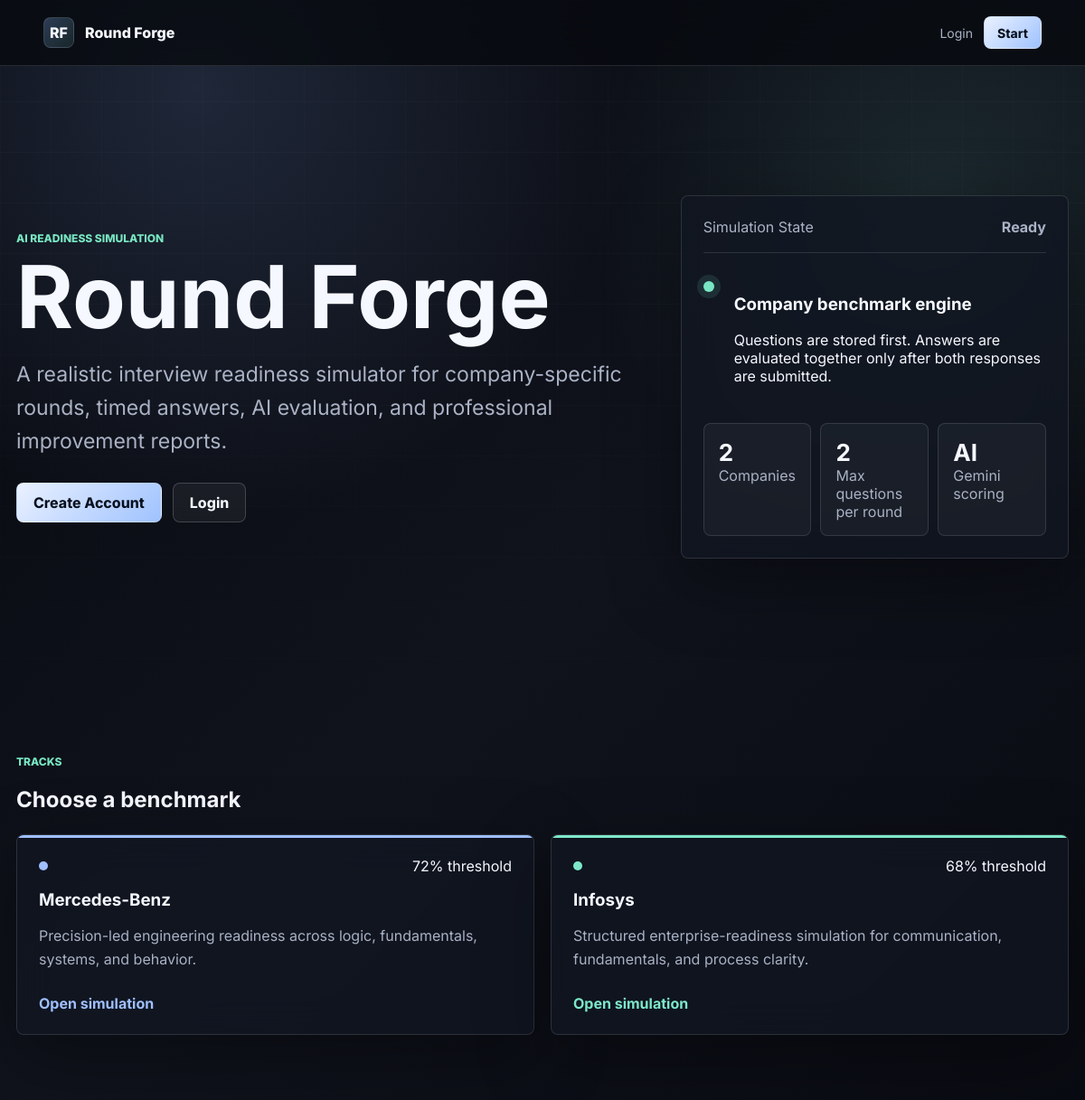
The page / on the database its author committed.
### apps/companies/models.py (models this page shows, shortened)
class Company(models.Model):
    name = models.CharField(max_length=120, unique=True)
    slug = models.SlugField(max_length=140, unique=True)
    tagline = models.CharField(max_length=180)
    description = models.TextField()
    evaluation_style = models.TextField()
    benchmark_description = models.TextField()
    pass_threshold = models.PositiveSmallIntegerField(default=70)
    accent_color = models.CharField(max_length=24, default="#8fb8ff")
    order = models.PositiveSmallIntegerField(default=0)
    is_active = models.BooleanField(default=True)
    created_at = models.DateTimeField(auto_now_add=True)
    updated_at = models.DateTimeField(auto_now=True)
    class Meta:
        ordering = ["order", "name"]
        indexes = [
            models.Index(fields=["slug"]),
            models.Index(fields=["is_active", "order"]),
        ]

### apps/core/views.py (the view)
# urls.py: path("", views.analytics_home, name="home"),
def home(request):
    companies = Company.objects.filter(is_active=True).order_by("order")
    return render(request, "core/home.html", {"companies": companies})

### templates/core/home.html (shortened to what this page needs)
{% extends "base.html" %}
{% block content %}
<section class="hero">
    <div class="hero-copy">
        <p class="eyebrow">AI readiness simulation</p>
        <h1>Round Forge</h1>
        <p class="hero-subtitle">A realistic interview readiness simulator for company-specific rounds, timed answers, AI evaluation, and professional improvement reports.</p>
        <div class="hero-actions">
            {% if user.is_authenticated %}
                <a class="button" href="{% url 'dashboard:home' %}">Enter Dashboard</a>
            {% else %}
                <a class="button" href="{% url 'authentication:register' %}">Create Account</a>
                <a class="button button-ghost" href="{% url 'authentication:login' %}">Login</a>
            {% endif %}
        </div>
    </div>
    <div class="hero-panel">
        <div class="signal-line">
            <span>Simulation State</span>
            <strong>Ready</strong>
        </div>
        <div class="round-preview">
            <span class="pulse"></span>
            <div>
                <h3>Company benchmark engine</h3>
                <p>Questions are stored first. Answers are evaluated together only after both responses are submitted.</p>
            </div>
        </div>
        <div class="metric-grid">
            <div><strong>2</strong><span>Companies</span></div>
            <div><strong>2</strong><span>Max questions per round</span></div>
            <div><strong>AI</strong><span>Gemini scoring</span></div>
        </div>
    </div>
</section>
<section class="section">
    <div class="section-heading">
        <p class="eyebrow">Tracks</p>
        <h2>Choose a benchmark</h2>
    </div>
    <div class="card-grid two">
        {% for company in companies %}
            <article class="company-card" style="--accent: {{ company.accent_color }}">
                <div class="company-topline">
                    <span class="company-dot"></span>
                    <span>{{ company.pass_threshold }}% threshold</span>
                </div>
                <h3>{{ company.name }}</h3>
                <p>{{ company.tagline }}</p>
                <a href="{% if user.is_authenticated %}{% url 'companies:detail' company.slug %}{% else %}{% url 'authentication:login' %}{% endif %}">Open simulation</a>
            </article>
        {% empty %}
            <p class="muted">Seed companies with <code>python manage.py seed_roundforge</code>.</p>
        {% endfor %}
    </div>
</section>
{% endblock %}

### static/css/styles.css (style rules this page uses)
:root { --bg: #07090f; --surface: rgba(17, 22, 34, 0.78); --surface-strong: rgba(26, 33, 49, 0.92); --line: rgba(255, 255, 255, 0.12); --text: #f6f8ff; --muted: #aab2c5; --accent: #8fb8ff; --accent-2: #78e6c2; --danger: #ff7d7d; --success: #8fffc2; --radius: 8px; --shadow: 0 24px 80px rgba(0, 0, 0, 0.36); }
* { box-sizing: border-box; }
body { margin: 0; min-height: 100vh; font-family: Inter, system-ui, -apple-system, BlinkMacSystemFont, "Segoe UI", sans-serif; background: radial-gradient(circle at 18% 8%, rgba(143, 184, 255, 0.16), transparent 30rem), radial-gradient(circle at 86% 18%, rgba(120, 230, 194, 0.10), transparent 24rem), linear-gradient(135deg, #07090f 0%, #10131c 52%, #090b12 100%); color: var(--text); letter-spacing: 0; }
a { color: inherit; text-decoration: none; }
.button, .oauth-button { display: inline-flex; align-items: center; justify-content: center; min-height: 44px; padding: 0 18px; border: 1px solid rgba(255,255,255,0.18); border-radius: var(--radius); background: linear-gradient(135deg, #eaf1ff, #9fc2ff); color: #07101f; font-weight: 750; cursor: pointer; transition: transform 160ms ease, border-color 160ms ease, background 160ms ease; }
.button-ghost, .oauth-button { background: rgba(255,255,255,0.05); color: var(--text); }
.hero, .page-shell, .auth-shell { width: min(1180px, calc(100% - 36px)); margin: 0 auto; }
.hero { min-height: calc(100vh - 80px); display: grid; grid-template-columns: minmax(0, 1.1fr) minmax(320px, 0.7fr); align-items: center; gap: clamp(28px, 5vw, 70px); padding: 44px 0 76px; }
.hero h1, .page-heading h1, .company-hero h1, .completion-panel h1 { margin: 0; font-size: clamp(44px, 8vw, 96px); line-height: 0.94; letter-spacing: 0; }
.hero-subtitle { max-width: 720px; color: var(--muted); font-size: clamp(18px, 2vw, 23px); line-height: 1.6; }
.hero-actions, .company-hero form { display: flex; gap: 12px; flex-wrap: wrap; margin-top: 28px; }
.hero-panel, .panel, .auth-panel, .question-panel, .company-card, .completion-panel { border: 1px solid var(--line); border-radius: var(--radius); background: var(--surface); box-shadow: var(--shadow); backdrop-filter: blur(20px); }
.hero-panel { padding: 24px; }
.signal-line, .company-topline, .question-meta, .result-row, .list-row { display: flex; align-items: center; justify-content: space-between; gap: 16px; }
.signal-line { padding-bottom: 18px; border-bottom: 1px solid var(--line); color: var(--muted); }
.round-preview { display: grid; grid-template-columns: 18px 1fr; gap: 16px; padding: 26px 0; }
.pulse { width: 12px; height: 12px; margin-top: 5px; border-radius: 999px; background: var(--accent-2); box-shadow: 0 0 0 7px rgba(120,230,194,0.12); }
.metric-grid, .stat-strip { display: grid; grid-template-columns: repeat(3, 1fr); gap: 10px; }
.metric-grid div, .stat-strip div { padding: 16px; border: 1px solid var(--line); border-radius: var(--radius); background: rgba(255,255,255,0.04); }
.metric-grid strong, .stat-strip strong { display: block; font-size: 26px; }
.metric-grid span, .stat-strip span, .muted { color: var(--muted); }
.section, .page-shell { padding: 42px 0 72px; }
.section { width: min(1180px, calc(100% - 36px)); margin: 0 auto; }
.section-heading, .page-heading { margin-bottom: 24px; }
.eyebrow { margin: 0 0 12px; color: var(--accent-2); font-size: 12px; text-transform: uppercase; font-weight: 800; letter-spacing: 0; }
.card-grid { display: grid; gap: 18px; }
.card-grid.two { grid-template-columns: repeat(2, minmax(0, 1fr)); }
.company-card { position: relative; overflow: hidden; padding: 24px; }
.company-card::before, .company-hero::before { content: ""; position: absolute; inset: 0; border-top: 3px solid var(--accent); pointer-events: none; }
.company-card h2, .company-card h3, .panel h2 { margin: 16px 0 10px; }
.company-card p { color: var(--muted); line-height: 1.6; }
.company-card a:not(.button) { display: inline-flex; margin-top: 10px; color: var(--accent); font-weight: 700; }
.company-dot { width: 10px; height: 10px; border-radius: 50%; background: var(--accent); }

### rows shown on the page
Company: pass_threshold "72", name "Mercedes-Benz", tagline "Precision-led engineering readiness across logic, fundamentals, systems, and behavior."
Company: pass_threshold "68", name "Infosys", tagline "Structured enterprise-readiness simulation for communication, fundamentals, and process clarity."
